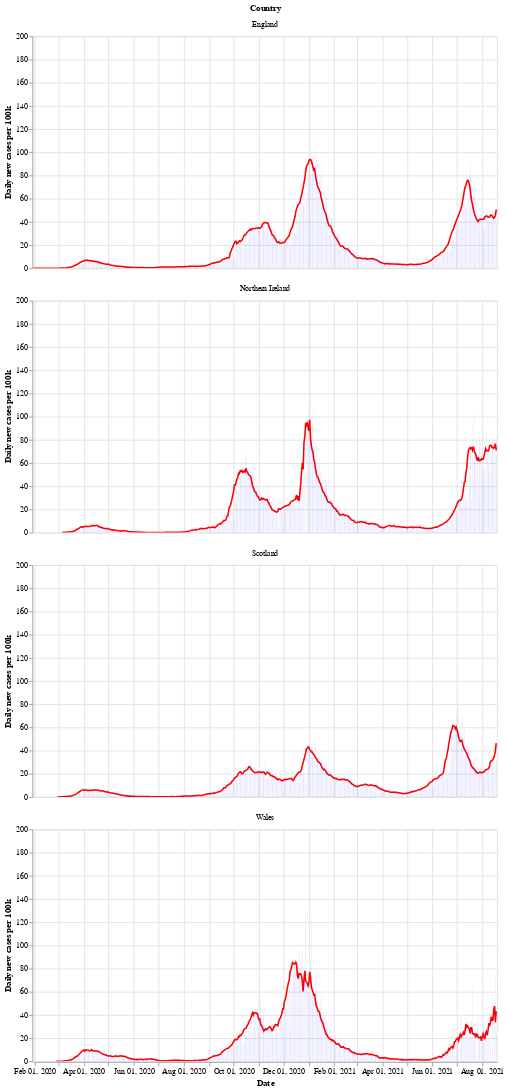

The notebook cell this image was saved under:
### Markdown cell above
Next is a bar chart of the number of new cases in each country (per 100k population), with the 7 day moving average of cases. Again we see that Wales saw a longer period of raising and falling cases compared to the other countries.

After a period of cases falling, each nation is now seeing a rise in the number of cases - especially in Wales.

### Code cell
# collapse
bars = alt.Chart(uk_cases).mark_bar().encode(
    x=alt.X("yearmonthdate(date):T", axis=alt.Axis(title='Date')),
    y=alt.Y("newCasesRate:Q", axis=alt.Axis(title='Daily new cases per 100k')),
    tooltip='newCasesRate',
    color=alt.condition(
        alt.datum.dailyChange > 0,
        alt.value("orange"),  # The positive color
        alt.value("blue")  # The negative color
    )
).properties(title='New cases per 100k population with rolling 7 day average', width=600).interactive()
line = alt.Chart(uk_cases).mark_line(
    color='red',
    size=2,
).transform_window(
    rolling_mean='mean(newCasesRate)',
    frame=[0, 7],
    groupby=['areaName']
).encode(
    x='yearmonthdate(date):T',
    y='rolling_mean:Q'
)
alt.layer(line, bars, data=uk_cases).facet(alt.Row('areaName', title='Country'), columns=1)

### Figure 1 — Vega-Lite specification as saved in the notebook (floating-point values rounded to 4 significant figures; data arrays with more than 128 entries replaced by an {"elided": "..."} marker saying what was removed)
{"config": {"view": {"continuousWidth": 400, "continuousHeight": 300}}, "data": {"name": "data-b6d053bc2ca3652d746e7953d8e9b854"}, "facet": {"type": "nominal", "field": "areaName", "title": "Country"}, "spec": {"layer": [{"mark": {"type": "line", "color": "red", "size": 2}, "encoding": {"x": {"type": "temporal", "field": "date", "timeUnit": "yearmonthdate"}, "y": {"type": "quantitative", "field": "rolling_mean"}}, "transform": [{"window": [{"op": "mean", "field": "newCasesRate", "as": "rolling_mean"}], "frame": [0, 7], "groupby": ["areaName"]}]}, {"mark": "bar", "encoding": {"color": {"condition": {"value": "orange", "test": "(datum.dailyChange > 0)"}, "value": "blue"}, "tooltip": {"type": "quantitative", "field": "newCasesRate"}, "x": {"type": "temporal", "axis": {"title": "Date"}, "field": "date", "timeUnit": "yearmonthdate"}, "y": {"type": "quantitative", "axis": {"title": "Daily new cases per 100k"}, "field": "newCasesRate"}}, "selection": {"selector002": {"type": "interval", "bind": "scales", "encodings": ["x", "y"]}}, "title": "New cases per 100k population with rolling 7 day average", "width": 600}]}, "columns": 1, "$schema": "https://vega.github.io/schema/vega-lite/v4.8.1.json", "datasets": {"data-b6d053bc2ca3652d746e7953d8e9b854": {"elided": "2176 records"}}}
